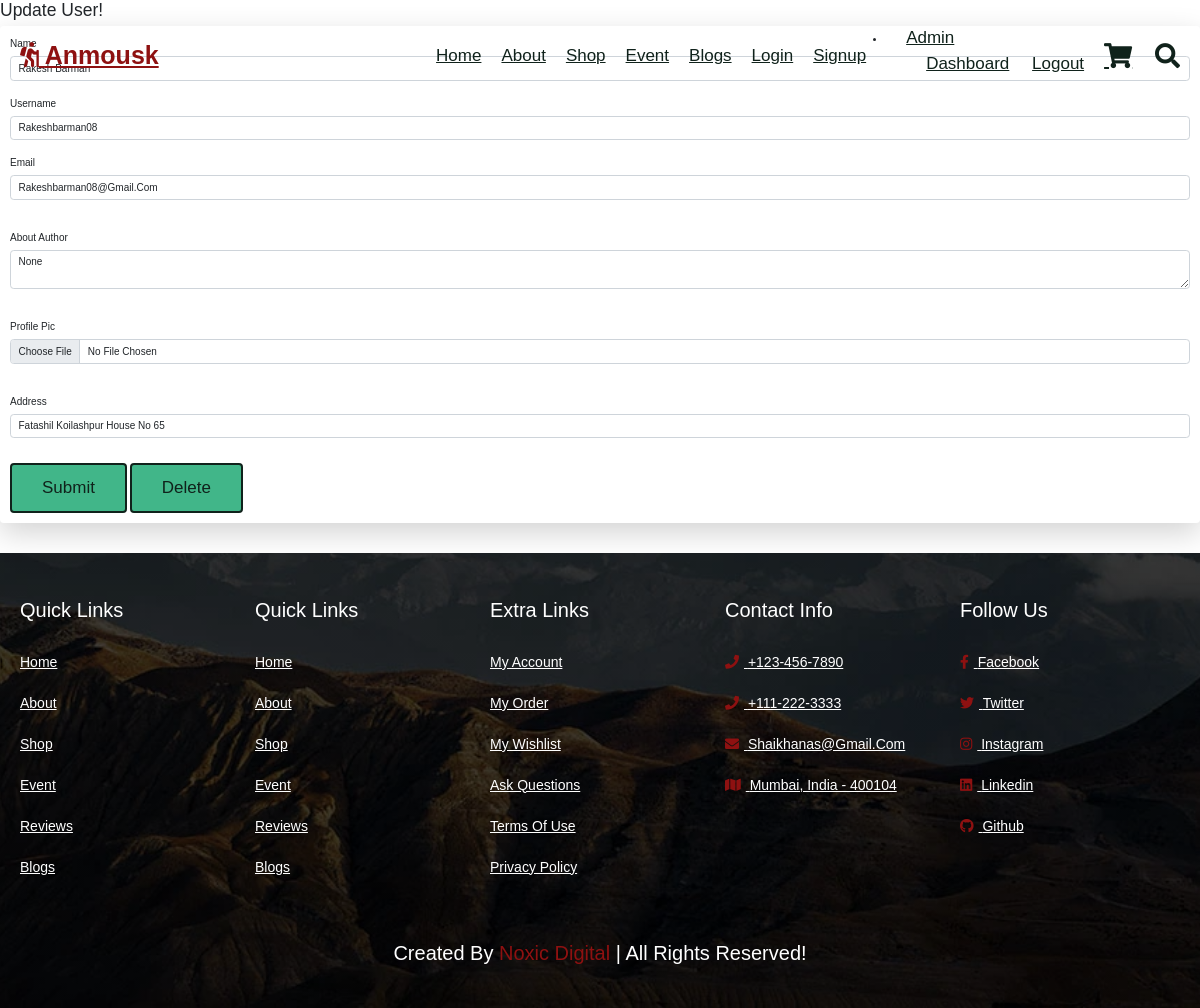
The app's page /update/1 (signed in) with its own data.
### app.py (models this page shows, shortened)
class Users(db.Model, UserMixin):
    id = db.Column(db.Integer, primary_key=True)
    username = db.Column(db.String(20), nullable=False, unique=True)
    name = db.Column(db.String(20), nullable=False)
    email = db.Column(db.String(50), nullable=False, unique=True)
    profile_pic = db.Column(db.String(), nullable=True)
    about_author = db.Column(db.Text(120), nullable=True)
    address = db.Column(db.String(100))
    password_hash = db.Column(db.String(128))
    posts = db.relationship('Posts', cascade='all, delete, delete-orphan',
                            backref='users', lazy=True, passive_deletes=True)
    comments = db.relationship(
        'Comment', cascade='all, delete, delete-orphan', backref='user', lazy=True, passive_deletes=True)
    likes = db.relationship('Like', cascade='all, delete, delete-orphan',
                            backref='users', lazy=True, passive_deletes=True)
    date_added = db.Column(db.DateTime, default=datetime.utcnow)
    @property
    def password(self):
        raise AttributeError('password is not a readable attibute!')

### app.py (the view)
@app.route('/update/<int:id>', methods=['GET','POST'])
@login_required
def update(id):
    form = UserForm()
    id = current_user.id or current_user.id == 1
    name_to_update = Users.query.get_or_404(id)
    if request.method == "POST":
        name_to_update.name = request.form["name"]
        name_to_update.username = request.form["username"]
        name_to_update.email = request.form["email"]
        name_to_update.about_author = request.form["about_author"]
        name_to_update.address = request.form["address"]
        if request.files['profile_pic']:
            name_to_update.profile_pic = request.files["profile_pic"]
            pic_filename = secure_filename(name_to_update.profile_pic.filename)
            pic_name = str(uuid.uuid1()) + "_" + pic_filename
            saver = request.files['profile_pic']
            name_to_update.profile_pic = pic_name
            try:
                db.session.commit()
                saver.save(os.path.join(app.config['UPLOAD_FOLDER'], pic_name))
                flash("User Updated Successfully!")
                return render_template("dashboard.html", form=form, name_to_update=name_to_update)
            except:
                flash("Error! Looks like there was a problem try again")
                return render_template("update.html", form=form, name_to_update=name_to_update)
        else:
            db.session.commit()
            flash("User Updated Successfully!")
            return render_template("dashboard.html", form=form, name_to_update=name_to_update)
    else:
        return render_template("update.html", form=form, name_to_update=name_to_update, id=id)

### app.py
class UserForm(FlaskForm):
    username = StringField("Username", validators=[DataRequired()])
    name = StringField("Name", validators=[DataRequired()])
    email = StringField("Email", validators=[DataRequired()])
    about_author= TextAreaField("About Author")
    address = StringField("Address", validators=[DataRequired()])
    profile_pic = FileField("Profile Pic")
    password_hash = PasswordField('Password',validators=[DataRequired(),EqualTo('password_hash2', message='Password Must Match!')])
    password_hash2 = PasswordField('Confirm Password', validators=[DataRequired()])
    submit = SubmitField("Submit")

class SearchForm(FlaskForm):
    searched = StringField("Searched", validators=[DataRequired()])
    submit = SubmitField("Submit")

### app.py (called while the page is built)
@login_manager.user_loader
def load_user(user_id):
    return Users.query.get(int(user_id))

@app.context_processor
def base():
    form = SearchForm()
    return dict(form=form)

### templates/update.html (shortened to what this page needs)
{% extends "base.html" %}
{% block content %}
{% if id == current_user.id or current_user.id == 1 %}
<h3> Update User! </h3>
<div class="shadow-lg p-3 mb-5 bg-body rounded">
  <form action="/update/{{name_to_update.id}}" method="post" enctype="multipart/form-data">
    {{ form.name.label (class="form-label")}}
    {{ form.name(class="form-control",value=name_to_update.name)}}
    <br />
    {{ form.username.label (class="form-label")}}
    {{ form.username(class="form-control",value=name_to_update.username)}}
    <br />
    {{ form.email.label (class="form-label")}}
    {{ form.email(class="form-control",value=name_to_update.email)}}
    <br />
    <br />
    {{ form.about_author.label (class="form-label")}}
    <textarea name="about_author" class="form-control">{{name_to_update.about_author}}</textarea>
    <br />
    <br />
    {{ form.profile_pic.label (class="form-label")}}
    {{ form.profile_pic(class="form-control",value=name_to_update.profile_pic)}}
    <br />
    <br />
    {{ form.address.label (class="form-label")}}
    {{ form.address(class="form-control",value=name_to_update.address)}}
    <br />
    {{ form.submit(class="btn btn-primary")}}
    <a href="{{ url_for('delete', id=id) }}" class="btn btn-danger">Delete</a>
  </form>
</div>
{% endif %}
{% endblock %}

### static/css/style.css (style rules this page uses)
:root { --red: rgb(142, 17, 17); --green: #20914f; --ff-poppins: 'Poppins', sans-serif; --ff-cuprum: 'Cuprum', sans-serif; --fs-1: 4.5rem; --fs-2: 3.6rem; --fs-3: 3.5rem; --fs-4: 3.2rem; --fs-5: 2.5rem; --fs-6: 2.4rem; --fs-7: 2.2rem; --fs-8: 2rem; --fs-9: 1.8rem; --fs-10: 1.5rem; --fs-11: 1.4rem; --fs-12: 1.3rem; --fw-600: 600; --fw-500: 500; --section-padding: 80px; --shadow-1: 3px 4px 30px hsla(0, 0%, 53%, 0.1); --shadow-2: 5px 3px 40px hsla(191, 100%, 17%, 0.1); --radius-5: 5px; --transition-1: 0.25s ease; --transition-2: 0.5s ease; --cubic-out: cubic-bezier(0.33, 0.85, 0.4, 0.96); }
* { font-family: 'Poppins', sans-serif; margin: 0; padding: 0; -webkit-box-sizing: border-box; box-sizing: border-box; outline: none; border: none; text-decoration: none; text-transform: capitalize; -webkit-transition: .2s linear; transition: .2s linear; }
html { font-size: 62.5%; overflow-x: hidden; scroll-behavior: smooth; scroll-padding-top: 5rem; }
.btn { margin-top: 1rem; display: inline-block; border: 0.2rem solid #10221b; color: #10221b; cursor: pointer; background: #41b689; font-size: 1.7rem; padding: 1rem 3rem; border-radius: 4px; }

### records on screen
Users: name "Rakesh Barman", username "rakeshbarman08", email "rakeshbarman08@gmail.com", about_author "None", address "fatashil koilashpur house no 65"
